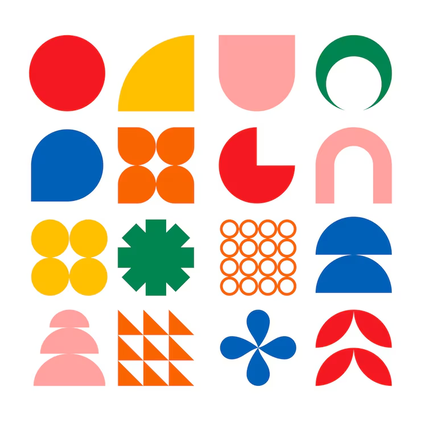
#> input picture backend/images/former.png, 421 x 421 px, shrunk from 740 x 740 before the run
$ python binary_threshold.py
#> lines starting #> are read from the running program, lines starting #| are printed output that depends on the picture; after the words box and inside, x2 and y2 are one past the last pixel; in counts of white or black regions, pixels touching at a corner belong together
import cv2
from matplotlib import pyplot as plt

def grayscale(img):
    return cv2.cvtColor(img, cv2.COLOR_BGR2GRAY)

def binary_filer(gray_image):
    gray_image = cv2.medianBlur(gray_image, 5)

    ret,th1 = cv2.threshold(gray_image,127,255,cv2.THRESH_BINARY)
    th2 = cv2.adaptiveThreshold(gray_image, 255, cv2.ADAPTIVE_THRESH_MEAN_C, cv2.THRESH_BINARY,11,2)
    th3 = cv2.adaptiveThreshold(gray_image, 255, cv2.ADAPTIVE_THRESH_GAUSSIAN_C, cv2.THRESH_BINARY,11,2)
    otsu_t, th4 = cv2.threshold(gray_image, 0, 255, cv2.THRESH_BINARY + cv2.THRESH_OTSU)
    return [
        (gray_image, "Grayscale (median blur)"),
        (th1, "Global Threshold (127)"),
        (th2, "Adaptive mean"),
        (th3, "Adaptive Gaussian"),
        (th4, f"Otsu ({otsu_t:.0f})"),
    ]

def show_results(results, filename):
    rows, cols = 2, 3
    plt.figure(figsize=(4 * cols, 4 * rows))
    for i, (image, title) in enumerate(results):
        plt.subplot(rows, cols, i + 1)
        plt.imshow(image, cmap="gray")
        plt.title(title)
        plt.xticks([]), plt.yticks([])
    plt.tight_layout()
    plt.savefig(filename, dpi=150, bbox_inches="tight")
    plt.show()

def main():
    img = cv2.imread("./images/former.png")
#> img is the input picture: shape (421, 421, 3); mean B, G, R 196.3, 207.3, 228.3
    assert img is not None, "Could not read the image"

    gray_img = grayscale(img)
#> in grayscale, `return cv2.cvtColor(img, cv2.COLOR_BGR2GRAY)`:
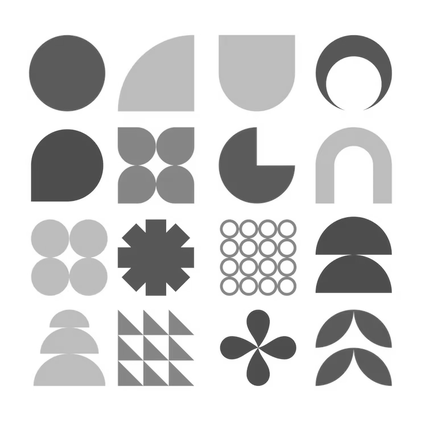
#> returned value: shape (421, 421); min 59, max 255, mean 212.3
    results = binary_filer(gray_img)
#> in binary_filer, `ret,th1 = cv2.threshold(gray_image,127,255,cv2.THRESH_BINARY)`:
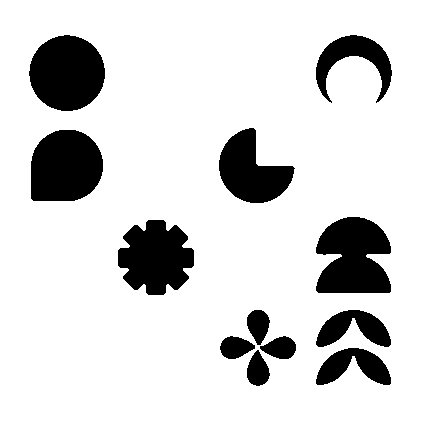
#> th1: shape (421, 421); 84.1% white; 12 black regions, largest, box (x1, y1, x2, y2) and area: (316, 217, 391, 293) 4492, (29, 35, 105, 111) 4491, (31, 130, 103, 201) 4325
#> in binary_filer, `th2 = cv2.adaptiveThreshold(gray_image, 255, cv2.ADAPTIVE_THRESH_MEAN_..`:
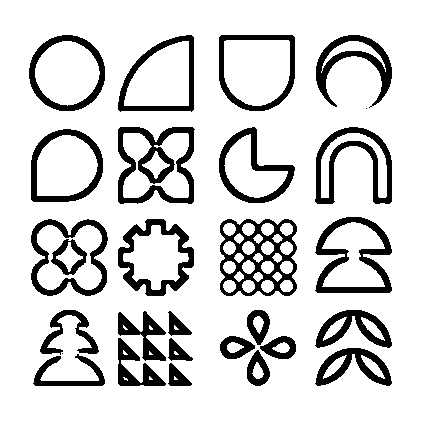
#> th2: shape (421, 421); 82.9% white; 28 black regions (2 under 20 px), largest, box (x1, y1, x2, y2) and area: (220, 219, 297, 296) 2720, (118, 127, 195, 204) 2461, (315, 217, 392, 293) 2010
#> in binary_filer, `th3 = cv2.adaptiveThreshold(gray_image, 255, cv2.ADAPTIVE_THRESH_GAUSS..`:
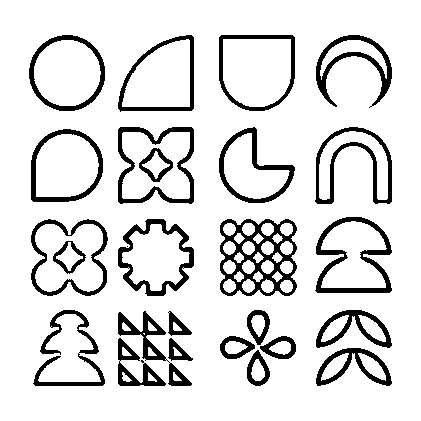
#> th3: shape (421, 421); 86.6% white; 26 black regions (1 under 20 px), largest, box (x1, y1, x2, y2) and area: (220, 219, 297, 296) 2596, (315, 217, 392, 293) 1565, (118, 127, 194, 204) 1424
#> in binary_filer, `otsu_t, th4 = cv2.threshold(gray_image, 0, 255, cv2.THRESH_BINARY + cv..`:
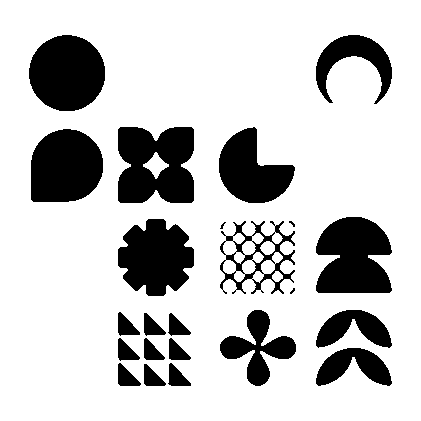
#> th4: shape (421, 421); 78.4% white; 23 black regions (3 under 20 px), largest, box (x1, y1, x2, y2) and area: (118, 127, 194, 203) 4829, (316, 217, 392, 293) 4597, (29, 35, 105, 111) 4554
#> in binary_filer, `otsu_t, th4 = cv2.threshold(gray_image, 0, 255, cv2.THRESH_BINARY + cv..`: otsu_t = 171
#> results = 5 items
    results.insert(0, (cv2.cvtColor(img, cv2.COLOR_BGR2RGB), "Original"))
    show_results(results, "results/binary.results.former.png")
#> the loop in show_results, `for i, (image, title) in enumerate(results):` made 6 passes
#> title on passes 1 to 6: 'Original', 'Grayscale (median blur)', 'Global Threshold (127)', 'Adaptive mean', 'Adaptive Gaussian', 'Otsu (171)'
#> in show_results, `plt.savefig(filename, dpi=150, bbox_inches="tight")`:
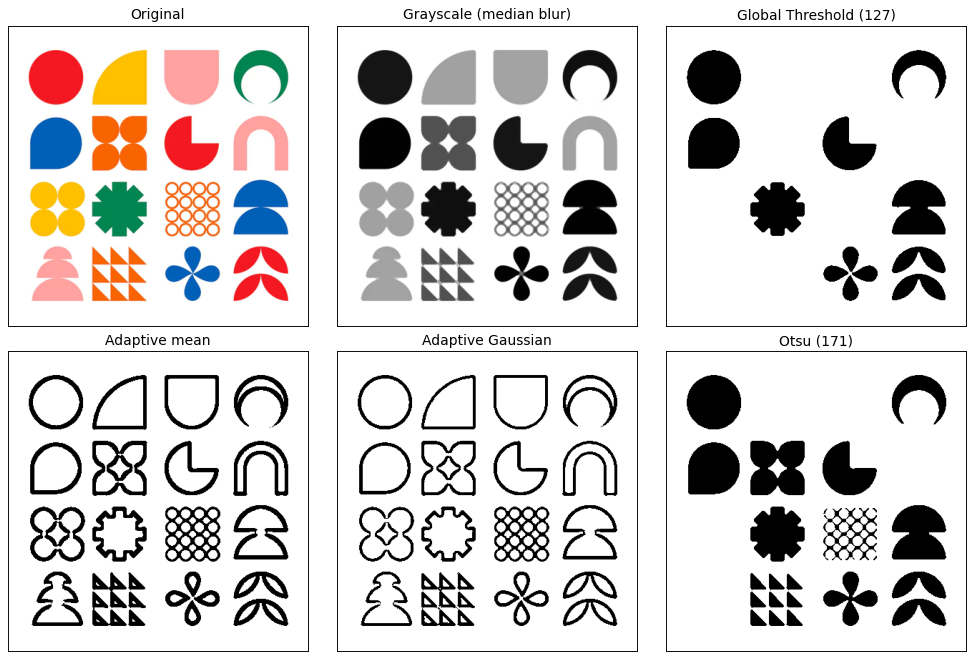
#> figure drawn by matplotlib, 6 panels

if __name__ == "__main__":
    main()
